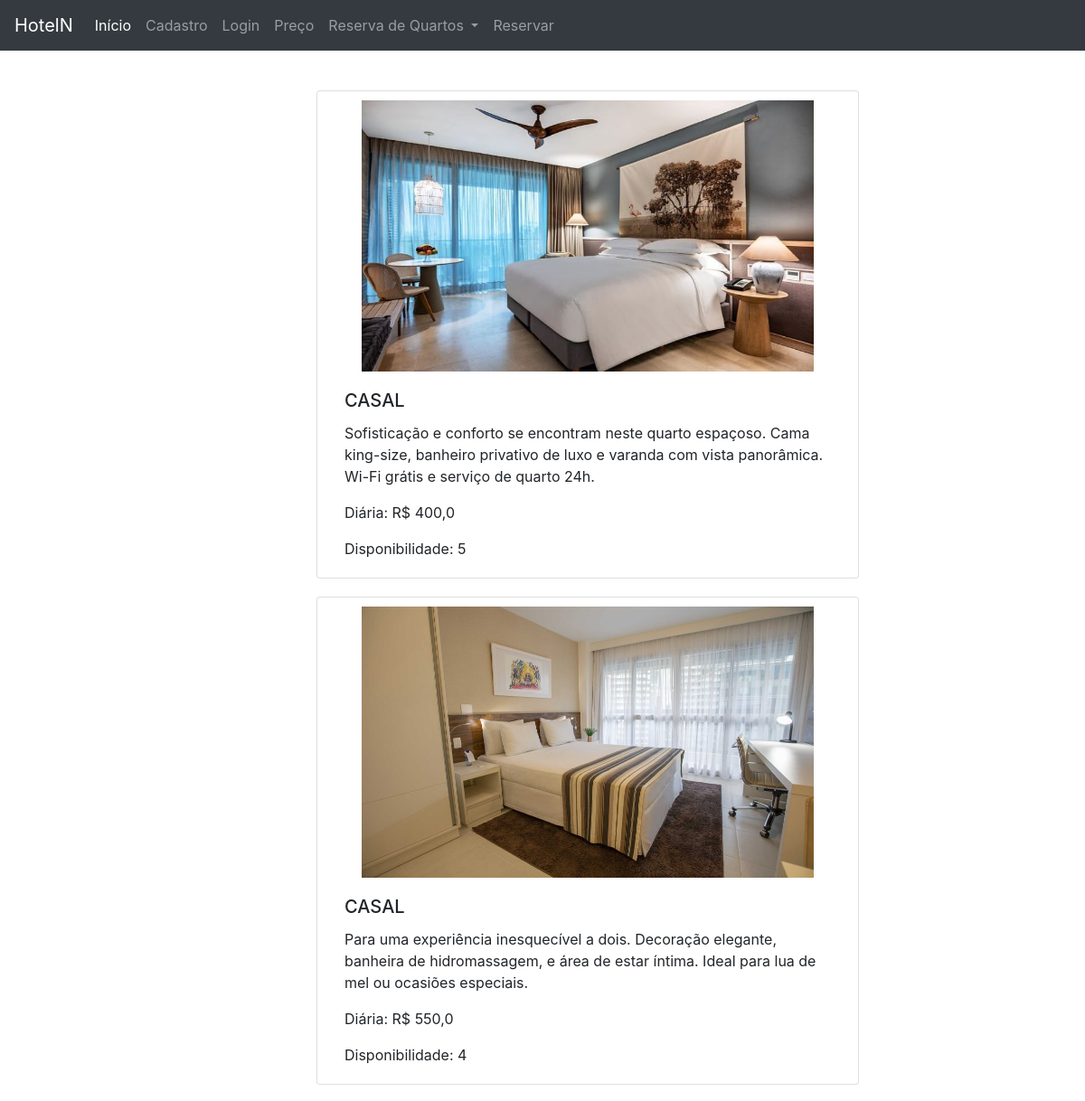
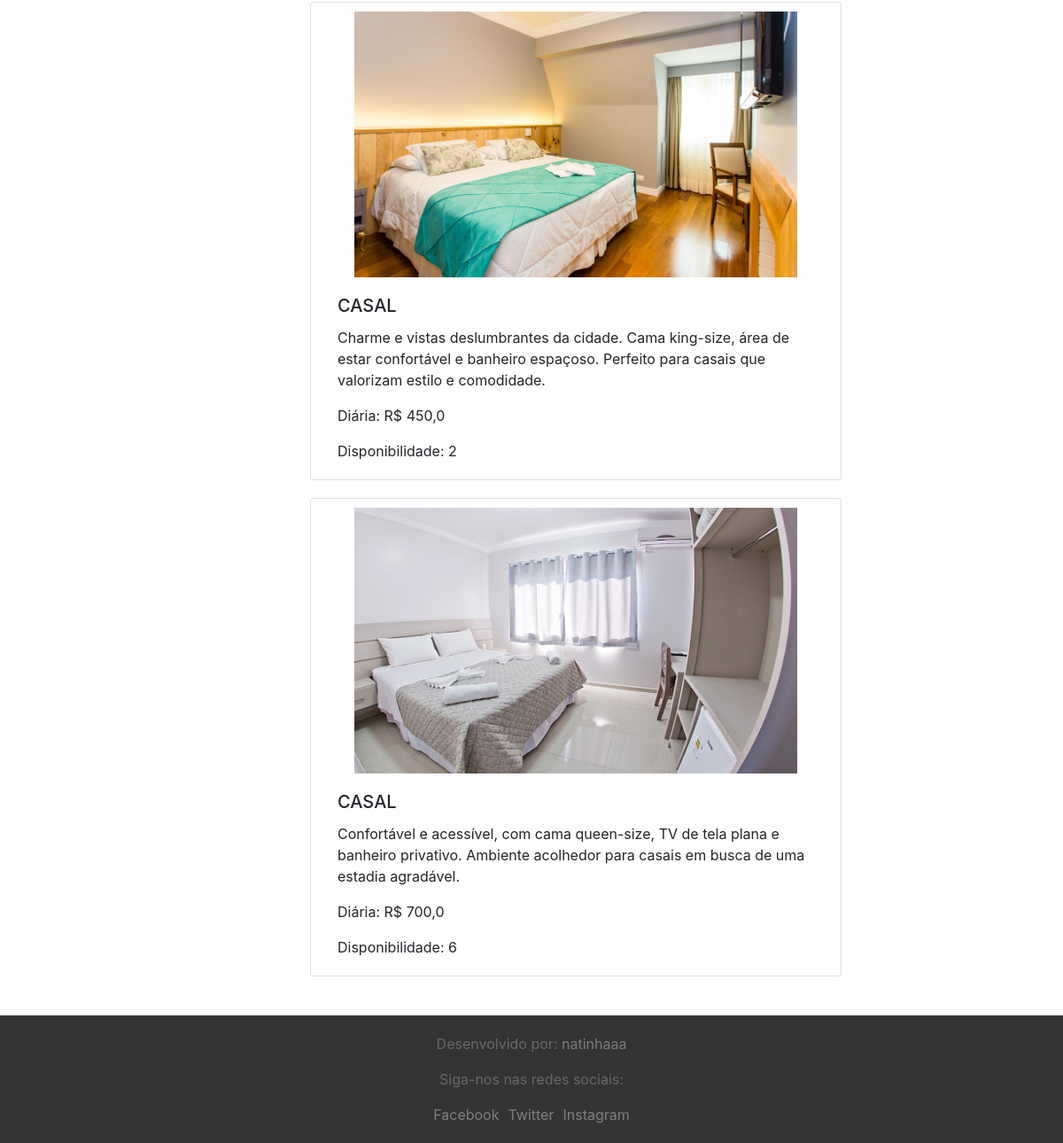
/casal, run on the app's committed database (2 pictures, top to bottom).
### hotel/models.py (models this page shows, shortened)
class quarto(models.Model):
    tipo = models.CharField(max_length=15, choices=TIPOS_QUARTOS)
    disponibilidade= models.IntegerField()
    valor = models.FloatField(max_length=4)
    descricao = models.TextField(max_length=230)
    foto_quarto = models.ImageField(upload_to="Foto_Quarto/")

### hotel/views.py (the view)
# urls.py: path('casal', views.quartos_casal, name='casal'),
def quartos_casal(request):
    context = {}
    dados_quarto = quarto.objects.all()
    context['dados_quarto'] = dados_quarto
    return render(request, 'casal.html', context)

### hotel/templates/casal.html (shortened to what this page needs)
{% extends 'index.html' %}
{% load static %}
{% block body %}
<div class="container mt-4">
    <div class="row justify-content-center">
        <div class="col-md-6 mb-4" style="text-decoration: none; color: inherit;">
            <div class="card" style="height: 540px; width: 600px; margin: 20px; padding: 10px">
                <div style="display: flex; justify-content: center;">
                    <a href="#">
                        <img src="{{ dados_quarto.1.foto_quarto.url }}" style="width: 500px; height: 300px; " alt="foto_quarto">
                    </a>
                </div>
                <div class="card-body">
                    <a href="#" style="color: inherit; text-decoration-line: none;">
                        <h5 class="card-title">{{ dados_quarto.1.tipo }}</h5>
                        <p class="card-text">{{ dados_quarto.1.descricao }}</p>
                        <p class="card-text">Diária: R$ {{ dados_quarto.1.valor }}</p>
                        <p class="card-text">Disponibilidade: {{ dados_quarto.1.disponibilidade }}</p>
                    </a>
                </div>
            </div>
            <div class="card" style="height: 540px; width: 600px; margin: 20px; padding: 10px">
                <div style="display: flex; justify-content: center;">
                    <a href="#">
                        <img src="{{ dados_quarto.7.foto_quarto.url }}" style="width: 500px; height: 300px; " alt="foto_quarto">
                    </a>
                </div>
                <div class="card-body">
                    <a href="#" style="color: inherit; text-decoration-line: none;">
                        <h5 class="card-title">{{ dados_quarto.7.tipo }}</h5>
                        <p class="card-text">{{ dados_quarto.7.descricao }}</p>
                        <p class="card-text">Diária: R$ {{ dados_quarto.7.valor }}</p>
                        <p class="card-text">Disponibilidade: {{ dados_quarto.7.disponibilidade }}</p>
                    </a>
                </div>
            </div>
            <div class="card" style="height: 540px; width: 600px; margin: 20px; padding: 10px">
                <div style="display: flex; justify-content: center;">
                    <a href="#">
                        <img src="{{ dados_quarto.9.foto_quarto.url }}" style="width: 500px; height: 300px; " alt="foto_quarto">
                    </a>
                </div>
                <div class="card-body">
                    <a href="#" style="color: inherit; text-decoration-line: none;">
                        <h5 class="card-title">{{ dados_quarto.9.tipo }}</h5>
                        <p class="card-text">{{ dados_quarto.9.descricao }}</p>
                        <p class="card-text">Diária: R$ {{ dados_quarto.9.valor }}</p>
                        <p class="card-text">Disponibilidade: {{ dados_quarto.9.disponibilidade }}</p>
                    </a>
                </div>
            </div>
            <div class="card" style="height: 540px; width: 600px; margin: 20px; padding: 10px">
                <div style="display: flex; justify-content: center;">
                    <a href="#">
                        <img src="{{ dados_quarto.8.foto_quarto.url }}" style="width: 500px; height: 300px; " alt="foto_quarto">
                    </a>
                </div>
                <div class="card-body">
                    <a href="#" style="color: inherit; text-decoration-line: none;">
                        <h5 class="card-title">{{ dados_quarto.8.tipo }}</h5>
                        <p class="card-text">{{ dados_quarto.8.descricao }}</p>
                        <p class="card-text">Diária: R$ {{ dados_quarto.8.valor }}</p>
                        <p class="card-text">Disponibilidade: {{ dados_quarto.8.disponibilidade }}</p>
                    </a>
                </div>
            </div>
        </div>
    </div>
</div>
{% endblock %}

### templates/index.html (shortened to what this page needs)
<!DOCTYPE html>
<html lang="pt-br">
<head>
    {% load static %}
    <link rel="stylesheet" href="https://cdn.jsdelivr.net/npm/bootstrap@4.0.0/dist/css/bootstrap.min.css">
    <link rel="stylesheet" href="{% static 'css/parallax.css' %}">
</head>
<body>
    {% include 'navbar.html' %}
    {% block body %}
    {% endblock %}
    {% include 'footer.html' %}
</body>
</html>

### templates/navbar.html (shortened to what this page needs)
<nav class="navbar navbar-expand-lg navbar-dark bg-dark">
    <a class="navbar-brand" href="/">HotelN</a>
    <div class="collapse navbar-collapse" id="navbarNavDropdown">
        <ul class="navbar-nav">
            <li class="nav-item active">
                <a class="nav-link" href="/">Início </a>
            </li>
            <li class="nav-item">
                <a class="nav-link" href="cadastro">Cadastro</a>
            </li>
            <li class="nav-item">
                <a class="nav-link" href="login">Login</a>
            </li>
            <li class="nav-item">
                <a class="nav-link" href="#">Preço</a>
            </li>
            <li class="nav-item dropdown">
                <a class="nav-link dropdown-toggle" href="#" id="navbarDropdownMenuLink" data-toggle="dropdown"
                    aria-haspopup="true" aria-expanded="false">
                    Reserva de Quartos
                </a>
            </li>
            <li class="nav-item">
                <a class="nav-link" href="reserva">Reservar</a>
            </li>
        </ul>
    </div>
</nav>

### templates/footer.html (shortened to what this page needs)
    <footer>
        <p>Desenvolvido por: <a href="https://github.com/natinhaaa" style="color: #7e7e7e; text-decoration: none;">natinhaaa</a></p>
        <p>Siga-nos nas redes sociais:</p>
        <div style="display: flex; justify-content: center;">
            <a href="#" style="margin-right: 10px; color: #7e7e7e; text-decoration: none;">Facebook</a>
            <a href="#" style="margin-right: 10px; color: #7e7e7e; text-decoration: none;">Twitter</a>
            <a href="#" style="color: #7e7e7e; text-decoration: none;">Instagram</a>
        </div>
    </footer>

### templates/footer.html (style rules this page uses)
body { display: flex; flex-direction: column; min-height: 100vh; }
footer { background-color: #333; color: #696969; padding: 20px; text-align: center; }

### data on the page
quarto: foto_quarto (picture), tipo "CASAL", descricao "Sofisticação e conforto se encontram neste quarto espaçoso. Cama king-size, banheiro privativo de luxo e varanda com vista panorâmica. Wi-Fi grátis e serviço de quarto 24h.", valor "400,0", disponibilidade "5"
quarto: foto_quarto (picture), tipo "CASAL", descricao "Para uma experiência inesquecível a dois. Decoração elegante, banheira de hidromassagem, e área de estar íntima. Ideal para lua de mel ou ocasiões especiais.", valor "550,0", disponibilidade "4"
quarto: foto_quarto (picture), tipo "CASAL", descricao "Charme e vistas deslumbrantes da cidade. Cama king-size, área de estar confortável e banheiro espaçoso. Perfeito para casais que valorizam estilo e comodidade.", valor "450,0", disponibilidade "2"
quarto: foto_quarto (picture), tipo "CASAL", descricao "Confortável e acessível, com cama queen-size, TV de tela plana e banheiro privativo. Ambiente acolhedor para casais em busca de uma estadia agradável.", valor "700,0", disponibilidade "6"
